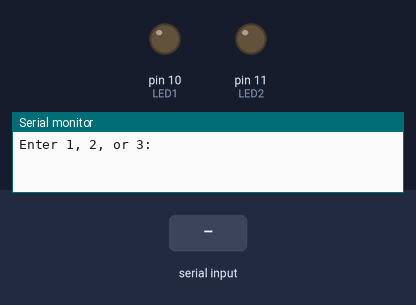
A sketch run on a simulated Arduino Uno, built with avr-gcc and run on an emulated ATmega328P. Parts: output pins drawn as LEDs (lit = HIGH), the last lines printed to the serial monitor. Dashed ring = blinking. Inputs (shaded band) come from the test bench.

Above: at 1.2 s.
1.3 s: "1" received over Serial
At 1.55 s:
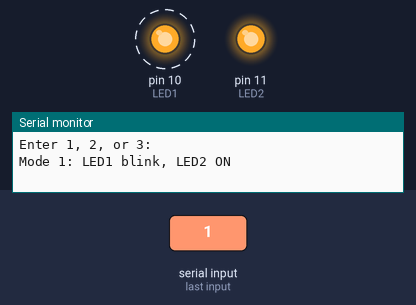
4.3 s: "3" received over Serial
At 4.75 s:
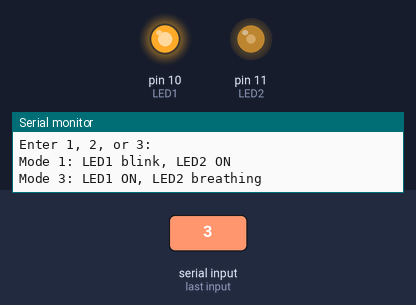
7.3 s: "2" received over Serial
10.3 s: "1" received over Serial
At 11.1 s:
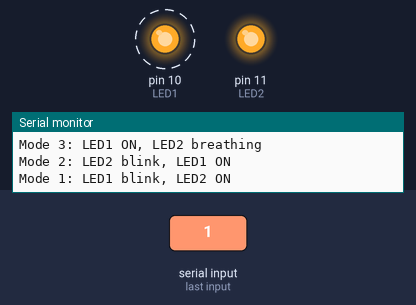
Timing chart, 0 to 14.3 s (numbered marks = the images above; inputs shaded):
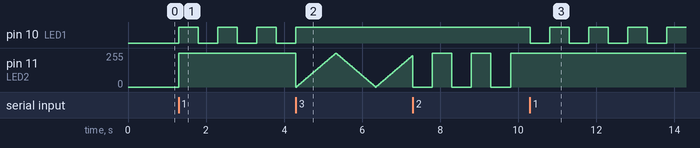

The sketch:

Code01.ino
```cpp
const int LED1 = 10;
const int LED2 = 11;

int mode = 0;

// Timing variables for blinking
unsigned long previousMillis = 0;
const unsigned long blinkInterval = 500;  // 500 ms

bool ledState = false;

// Variables for breathing effect
int brightness = 0;
int fadeAmount = 5;
unsigned long previousFadeMillis = 0;
const unsigned long fadeInterval = 20; // controls speed of breathing

void setup() {
  pinMode(LED1, OUTPUT);
  pinMode(LED2, OUTPUT);

  Serial.begin(9600);
  Serial.println("Enter 1, 2, or 3:");
}

void loop() {
  handleSerialInput();
  updateMode();
}

void handleSerialInput() {
  if (Serial.available() > 0) {
    char command = Serial.read();

    if (command == '1') {
      mode = 1;
      Serial.println("Mode 1: LED1 blink, LED2 ON");
    }
    else if (command == '2') {
      mode = 2;
      Serial.println("Mode 2: LED2 blink, LED1 ON");
    }
    else if (command == '3') {
      mode = 3;
      Serial.println("Mode 3: LED1 ON, LED2 breathing");
    }
  }
}

void updateMode() {
  unsigned long currentMillis = millis();

  if (mode == 1) {
    // LED2 always ON
    digitalWrite(LED2, HIGH);

    // LED1 blinking
    if (currentMillis - previousMillis >= blinkInterval) {
      previousMillis = currentMillis;
      ledState = !ledState;
      digitalWrite(LED1, ledState);
    }
  }

  else if (mode == 2) {
    // LED1 always ON
    digitalWrite(LED1, HIGH);

    // LED2 blinking
    if (currentMillis - previousMillis >= blinkInterval) {
      previousMillis = currentMillis;
      ledState = !ledState;
      digitalWrite(LED2, ledState);
    }
  }

  else if (mode == 3) {
    // LED1 always ON
    digitalWrite(LED1, HIGH);

    // LED2 breathing effect
    if (currentMillis - previousFadeMillis >= fadeInterval) {
      previousFadeMillis = currentMillis;

      analogWrite(LED2, brightness);

      brightness += fadeAmount;

      if (brightness <= 0 || brightness >= 255) {
        fadeAmount = -fadeAmount;
      }
    }
  }
}
```

Measured:
- after the input at 1.3 s, pin 10 (LED1): alternates HIGH for 0.50 s and LOW for 0.50 s, starting at once; pin 11 (LED2): 0/255 → 255/255 at once
- after the input at 4.3 s, pin 10 (LED1): goes on until 4.3 s, then stays HIGH
- after the input at 10.3 s, pin 10 (LED1): alternates HIGH for 0.50 s and LOW for 0.50 s, starting at once; pin 11 (LED2): stops changing and stays 255/255
